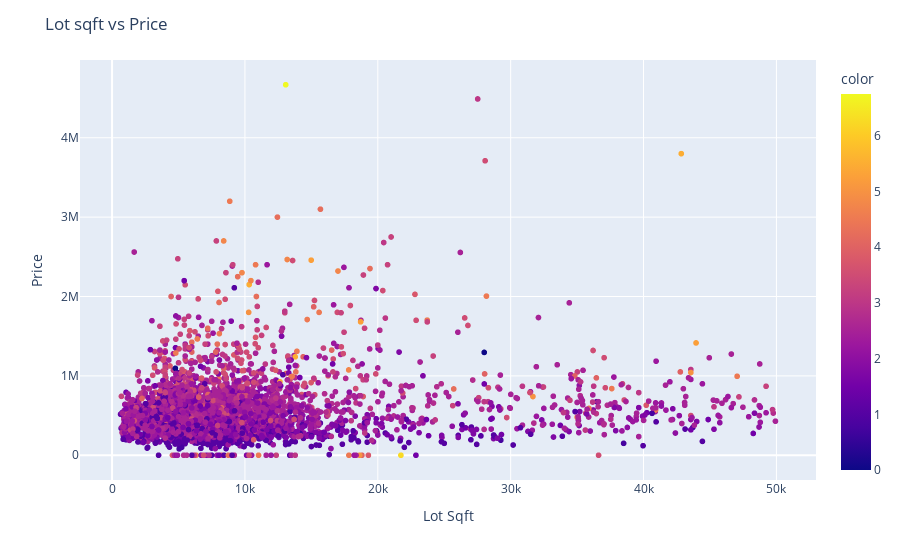

Notebook source saved alongside this figure:
### Code cell
df_sqft = df[df['price']<5000000]
fig = px.scatter(x=df_sqft['sqft_lot'], y=df_sqft['price'], color=df_sqft['bathrooms'])
fig.update_layout(
    xaxis= dict(title='Lot Sqft'),
    yaxis= dict(title='Price'),
    #color=dict(title='Bathrooms'),
    title= 'Lot sqft vs Price'
)

fig.show()

### Figure 1 — Plotly figure (JSON) as saved in the notebook; plotly's stock layout.template omitted (floating-point values rounded to 4 significant figures; data arrays with more than 128 entries replaced by an {"elided": "..."} marker saying what was removed)
{"data": [{"hovertemplate": "x=%{x}<br>y=%{y}<br>color=%{marker.color}<extra></extra>", "legendgroup": "", "marker": {"color": {"elided": "4409 float values"}, "coloraxis": "coloraxis", "symbol": "circle"}, "mode": "markers", "name": "", "showlegend": false, "type": "scattergl", "x": {"elided": "4409 int values"}, "xaxis": "x", "y": {"elided": "4409 float values"}, "yaxis": "y"}], "layout": {"autosize": true, "coloraxis": {"colorbar": {"title": {"text": "color"}}, "colorscale": [[0, "#0d0887"], [0.1111, "#46039f"], [0.2222, "#7201a8"], [0.3333, "#9c179e"], [0.4444, "#bd3786"], [0.5556, "#d8576b"], [0.6667, "#ed7953"], [0.7778, "#fb9f3a"], [0.8889, "#fdca26"], [1, "#f0f921"]]}, "legend": {"tracegroupgap": 0}, "margin": {"t": 60}, "title": {"text": "Lot sqft vs Price"}, "xaxis": {"anchor": "y", "autorange": true, "domain": [0, 1], "range": [-2347.0, 52910.0], "title": {"text": "Lot Sqft"}, "type": "linear"}, "yaxis": {"anchor": "x", "autorange": true, "domain": [0, 1], "range": [-361400.0, 5029000.0], "title": {"text": "Price"}, "type": "linear"}}}
